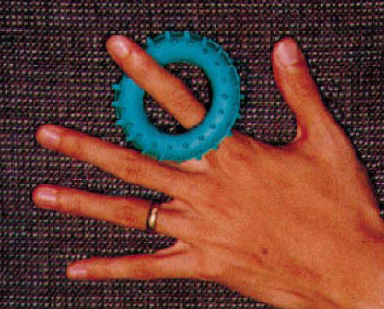
%> input picture cours/Artificial Intelligence/Computer Vision/TP/TP3/hand.bmp, 384 x 309 px
$ octave Exercice3.m   (GNU Octave 9; MATLAB toolbox functions it lacks are replaced by stand-ins)
%> lines starting %> are read from the running program, lines starting %| are printed output that depends on the picture
%
clear;
close all;
pkg load image

%pkg load multithresh
%
im1=imread('hand.bmp');
%> im1 is the input picture: size 309x384x3 uint8; mean R, G, B 106, 63.3, 52.7

k=3; % 3 classes
nbr_seuil = 2;
im=rgb2gray(im1);
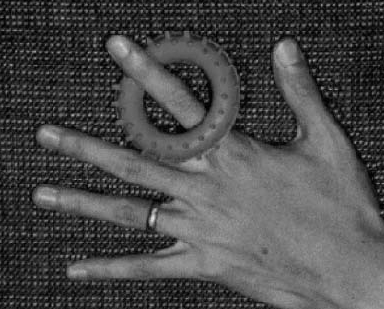
%> im: size 309x384 uint8; min 0, max 224, mean 74.9
figure, subplot(2,2,1),imshow(im1),title('Image couleur');
subplot(2,2,2),imshow(im),title('Image NDG');
subplot(2,2,3),imhist(im), title('Histo de l''image NDG');

%Seuillage automatique
%to imquantize to convert an image into a two-level image

%thresh  = multithresh(im, nbr_seuil);
%imbin = imquantize(im, thresh);
%subplot(2,2,4),imshow(imbin,[]),title('seuillage avec OTSU'),colormap('jet');

%
%
%% K means pour NDG

% [15 lines of commented-out code are left out]

imD=double(im1);
nrows = size(imD,1);
%> nrows = 309
ncols = size(imD,2);
%> ncols = 384

X = reshape(imD,nrows*ncols,3);

cluster_idx = kmeans(X,k)
pixel_labels_Couleur = reshape(cluster_idx,nrows,ncols);
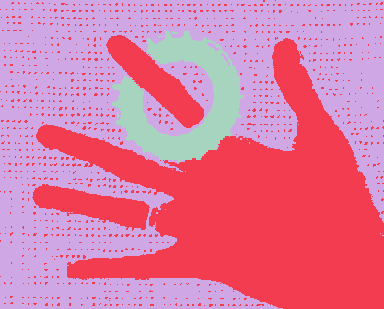
%> pixel_labels_Couleur: size 309x384 double; 3 distinct labels, from 1 to 3; one colour per label, 0 black
%
subplot(2,2,4),imshow(pixel_labels_Couleur,[]), title('k=3 sur RGB'),colormap('jet');
%> after `colormap('jet')`:
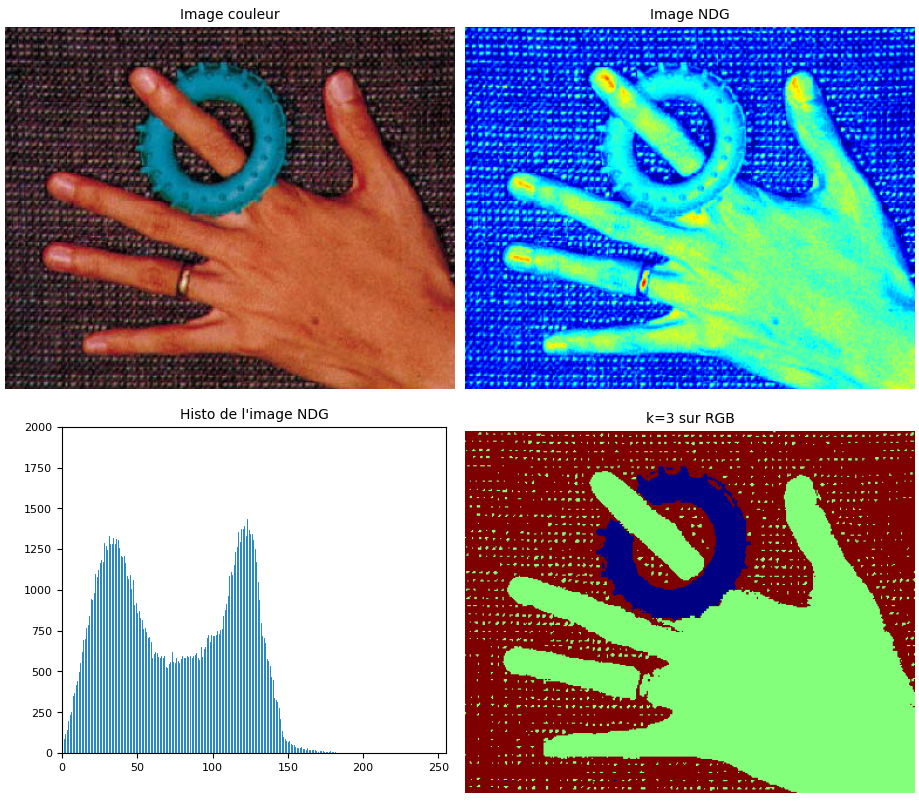
%> figure redrawn from the program's plot data, 4 panels
% %

$ run again, with cours/Artificial Intelligence/Computer Vision/TP/TP3/rice.jpg saved as cours/Artificial Intelligence/Computer Vision/TP/TP3/hand.bmp
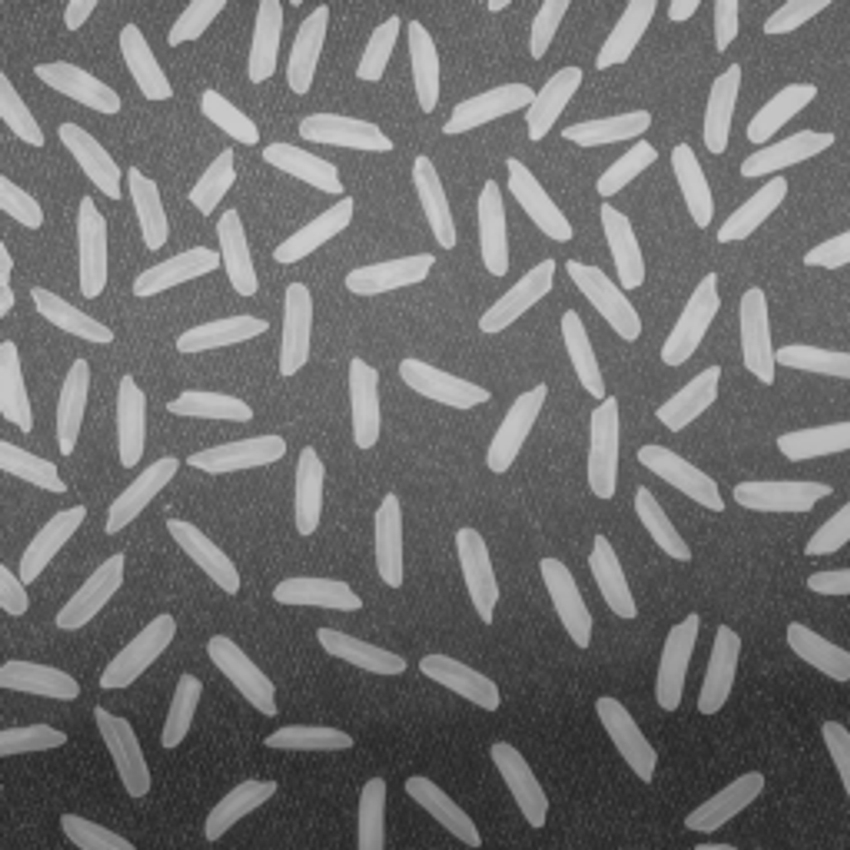
%> input picture cours/Artificial Intelligence/Computer Vision/TP/TP3/rice.jpg, 850 x 850 px
%> im1 is the input picture: size 850x850x3 uint8; min 36, max 207, mean 111.3
%> `pixel_labels_Couleur = reshape(cluster_idx,nrows,ncols);`:
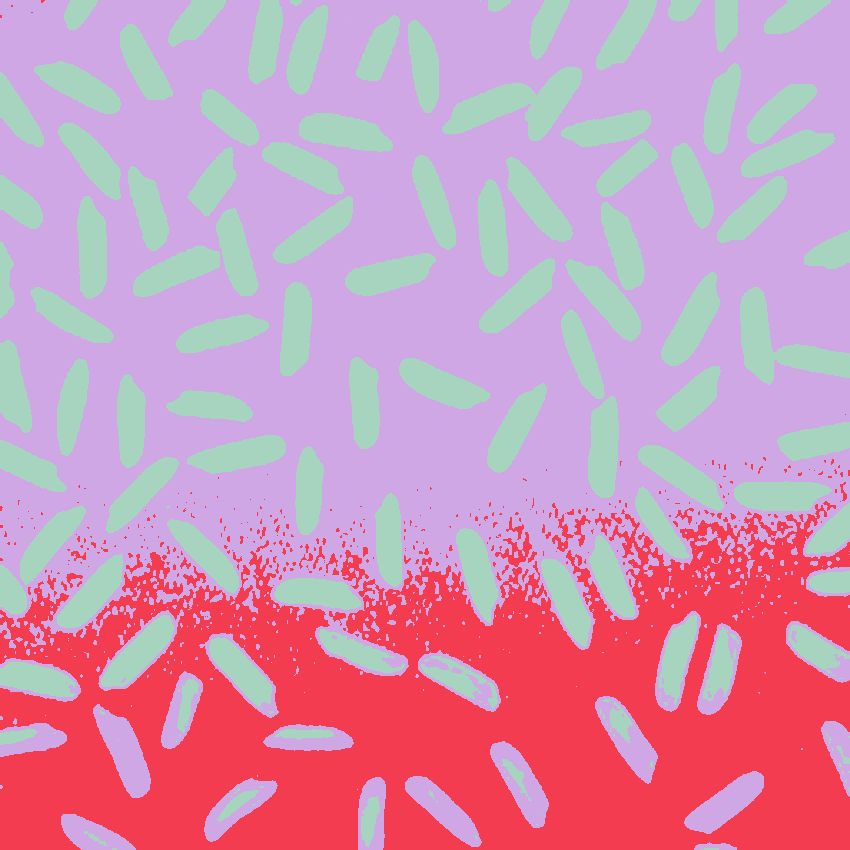
%> pixel_labels_Couleur: size 850x850 double; 3 distinct labels, from 1 to 3; one colour per label, 0 black
%> `colormap('jet')`:
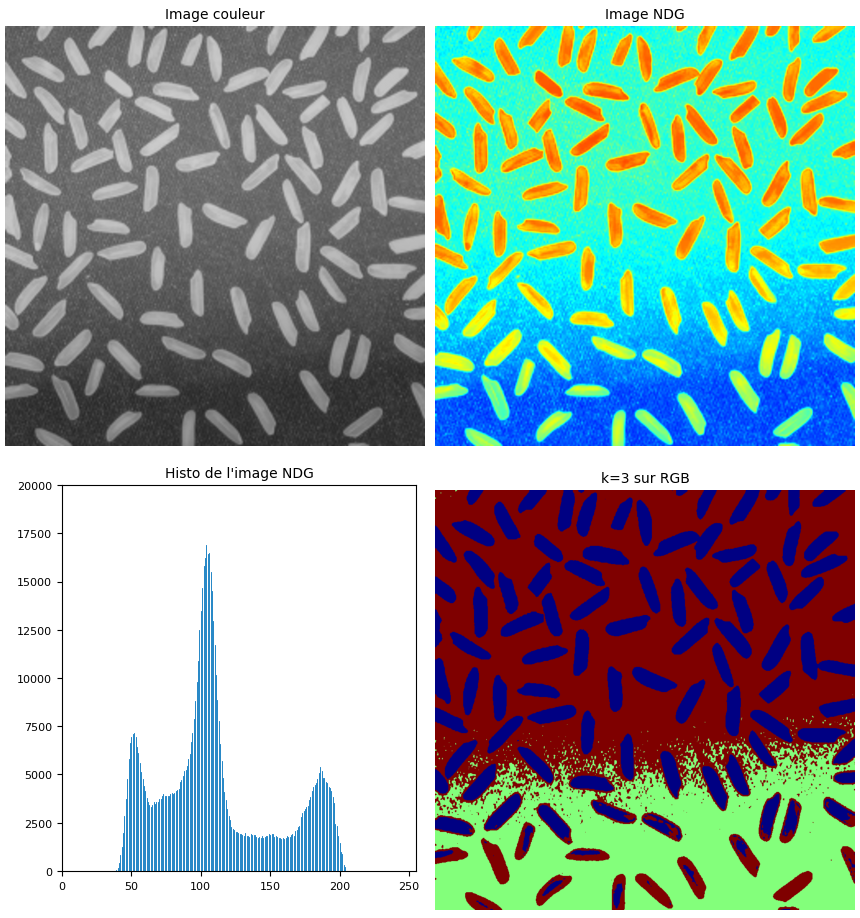
%> figure redrawn from the program's plot data, 4 panels
